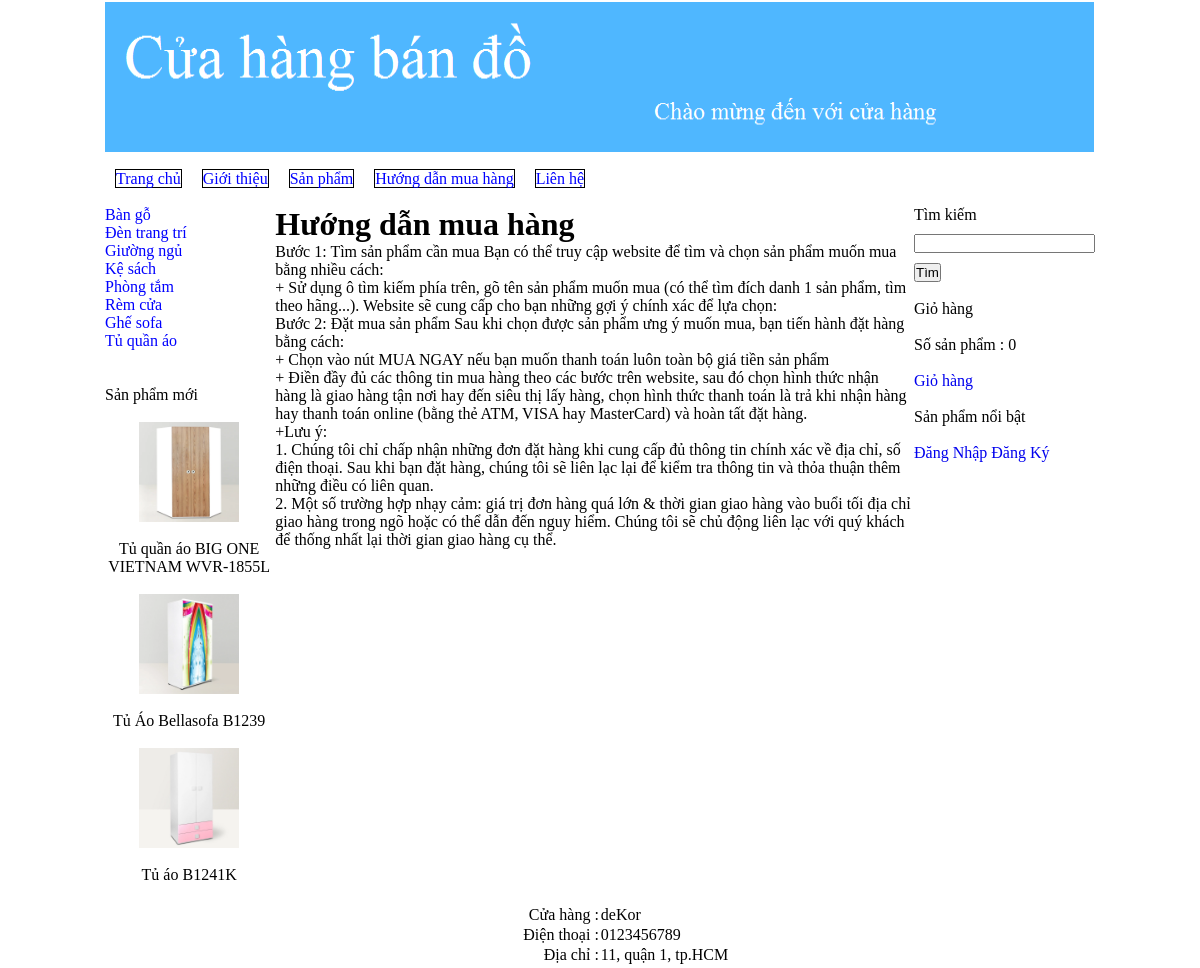
The page /?thamso=xuat_mot_tin&id=3 on the database its author committed.
### tables this page shows
CREATE TABLE `banner` (
  `id` int(11) NOT NULL,
  `hinh` varchar(256) NOT NULL,
  `rong` varchar(256) NOT NULL,
  `cao` varchar(256) NOT NULL
);

CREATE TABLE `menu_ngang` (
  `id` int(11) NOT NULL,
  `ten` varchar(256) NOT NULL,
  `noi_dung` mediumtext NOT NULL,
  `loai_menu` varchar(256) NOT NULL
);

CREATE TABLE `menu_doc` (
  `id` int(11) NOT NULL,
  `ten` varchar(256) NOT NULL
);

CREATE TABLE `san_pham` (
  `id` int(11) NOT NULL,
  `ten` varchar(256) NOT NULL,
  `gia` int(255) NOT NULL,
  `hinh_anh` varchar(256) NOT NULL,
  `noi_dung` mediumtext NOT NULL,
  `thuoc_menu` int(255) NOT NULL,
  `noi_bat` varchar(256) NOT NULL,
  `trang_chu` varchar(256) NOT NULL,
  `sap_xep_trang_chu` int(255) NOT NULL
);

CREATE TABLE `footer` (
  `id` int(11) NOT NULL,
  `html` mediumtext NOT NULL
);

### chuc_nang/menu_doc/menu_doc.php (the view, shortened to what this page needs)
<?php
	$conn = new mysqli("localhost", "root", "", "ban_hang");
	$tv = "SELECT * FROM menu_doc ORDER BY id";
	$tv_1 = $conn->query($tv);
	echo "<div class='menu_doc'>";
	while ($tv_2 = $tv_1->fetch_assoc()) {
		$link = "?thamso=xuat_san_pham&id=" . $tv_2['id'];
		echo "<a href='$link'>" . $tv_2['ten'] . "</a>";
	}
	echo "</div>";
?>

### chuc_nang/banner/banner.php (shortened to what this page needs)
<?php
	$conn = new mysqli("localhost", "root", "", "ban_hang");
	$tv = "SELECT * FROM banner LIMIT 0,1";
	$tv_1 = $conn->query($tv);
	$tv_2 = $tv_1->fetch_assoc();
	$link_hinh = "hinh_anh/banner/".$tv_2['hinh'];
	echo "<img"." src='".$link_hinh."' width='".$tv_2['rong']."' height='".$tv_2['cao']."' >";
?>

### chuc_nang/menu_ngang/menu_ngang.php (shortened to what this page needs)
<?php
	$conn = new mysqli("localhost", "root", "", "ban_hang");
	$tv = "SELECT id, ten, loai_menu FROM menu_ngang ORDER BY id";
	$tv_1 = $conn->query($tv);
	echo "<div class='menu_ngang'>";
	echo "<a href='index.php'>Trang chủ</a>";
	while ($tv_2 = $tv_1->fetch_assoc()) {
		if ($tv_2['loai_menu'] == "") {
			$link_menu = "?thamso=xuat_mot_tin&id=" . $tv_2['id'];
		}
		if ($tv_2['loai_menu'] == "san_pham") {
			$link_menu = "?thamso=xuat_san_pham_2";
		}
		echo "<a href='$link_menu'>" . $tv_2['ten'] . "</a>";
	}
	echo "</div>";
?>

### chuc_nang/san_pham/moi.php (shortened to what this page needs)
<br><br>
Sản phẩm mới <br><br>
<center>
	<?php
		$conn = new mysqli("localhost", "root", "", "ban_hang");
		$tv = "SELECT id, ten, hinh_anh FROM san_pham ORDER BY id DESC LIMIT 0,3";
		$tv_1 = $conn->query($tv);
		while($tv_2 = $tv_1->fetch_assoc()) {
			$link_anh = "hinh_anh/san_pham/" . $tv_2['hinh_anh'];
			$link_chi_tiet = "?thamso=chi_tiet_san_pham&id=" . $tv_2['id'];
			echo "<a href='$link_chi_tiet' >";
				echo "<img src='$link_anh' width='100px' >";
			echo "</a>";
			echo "<br><br>";
			echo $tv_2['ten'];
			echo "<br>";
			echo "<br>";
		}
	?>
</center>

### chuc_nang/xuat_mot_tin.php
<?php
	$id=$_GET['id'];
	$tv="select * from menu_ngang where id='$id'";
	$conn = new mysqli("localhost", "root", "", "ban_hang");
  $tv_1 = mysqli_query($conn, $tv);
  $tv_2 = mysqli_fetch_array($tv_1);
	echo "<h1>";
		echo $tv_2['ten'];
	echo "</h1>";
	echo $tv_2['noi_dung'];
?>

### chuc_nang/footer/footer.php
<?php
	$tv="select * from footer limit 0,1";
	$conn = new mysqli("localhost", "root", "", "ban_hang");
  $tv_1 = mysqli_query($conn, $tv);
  $tv_2 = mysqli_fetch_array($tv_1);
  echo $tv_2['html'];
?>

### giao_dien/giao_dien.css (style rules this page uses)
* { padding: 0; margin: 0; }
a { text-decoration: none; }
div.menu_ngang a { color:blue; margin-left: 10px; margin-right: 10px; text-decoration: none; border: 1px solid black; }
div.menu_doc a { color:blue; text-decoration: none; display:block; }

### rows shown on the page
banner: hinh (picture)
menu_ngang: ten "Giới thiệu"
menu_ngang: ten "Sản phẩm"
menu_ngang: ten "Hướng dẫn mua hàng", noi_dung "Bước 1: Tìm sản phẩm cần mua Bạn có thể truy cập website để tìm và chọn sản phẩm muốn mua bằng nhiều cách: + Sử dụng ô tìm kiếm phía trên, gõ tên sản phẩm muốn mua (có thể tìm đích danh 1 sản phẩm, tìm theo hãng...). Website sẽ cung cấp cho bạn những gợi ý chính xác để lựa chọn: Bước 2: Đặt mua sản phẩm Sau khi chọn được sản phẩm ưng ý muốn mua, bạn tiến hành đặt hàng bằng cách: + Chọn vào nút MUA NGAY nếu bạn muốn thanh toán luôn toàn bộ giá tiền sản phẩm + Điền đầy đủ các thông tin mua hàng theo các bước trên website, sau đó chọn hình thức nhận hàng là giao hàng tận nơi hay đến siêu thị lấy hàng, chọn hình thức thanh toán là trả khi nhận hàng hay thanh toán online (bằng thẻ ATM, VISA hay…"
menu_ngang: ten "Liên hệ"
menu_doc: ten "Bàn gỗ"
menu_doc: ten "Đèn trang trí"
menu_doc: ten "Giường ngủ"
menu_doc: ten "Kệ sách"
menu_doc: ten "Phòng tắm"
menu_doc: ten "Rèm cửa"
menu_doc: ten "Ghế sofa"
menu_doc: ten "Tủ quần áo"
san_pham: hinh_anh (picture), ten "Tủ quần áo BIG ONE VIETNAM WVR-1855L"
san_pham: hinh_anh (picture), ten "Tủ Áo Bellasofa B1239"
san_pham: hinh_anh (picture), ten "Tủ áo B1241K"
footer: html "Cửa hàng : deKor Điện thoại : 0123456789 Địa chỉ : 11, quận 1, tp.HCM"

### other values the page prints
$so_luong "0"
